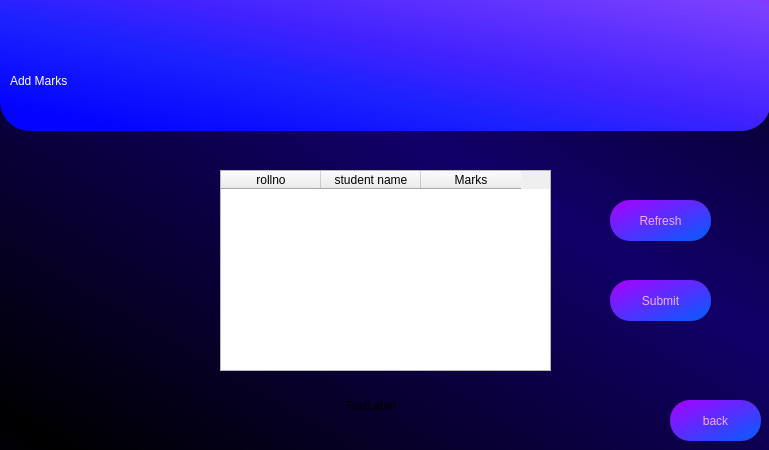
<?xml version="1.0" encoding="UTF-8"?>
<ui version="4.0">
 <class>Dialog</class>
 <widget class="QDialog" name="Dialog">
  <property name="geometry">
   <rect>
    <x>0</x>
    <y>0</y>
    <width>769</width>
    <height>450</height>
   </rect>
  </property>
  <property name="minimumSize">
   <size>
    <width>769</width>
    <height>450</height>
   </size>
  </property>
  <property name="maximumSize">
   <size>
    <width>769</width>
    <height>450</height>
   </size>
  </property>
  <property name="windowTitle">
   <string>Dialog</string>
  </property>
  <property name="styleSheet">
   <string notr="true">QDialog#Dialog{
background-color: qlineargradient(spread:reflect, x1:0.0454545, y1:0.966, x2:0.619, y2:0.386, stop:0 rgba(0, 0, 0, 255), stop:1 rgba(17, 0, 104, 255));
}</string>
  </property>
  <widget class="QLabel" name="label">
   <property name="geometry">
    <rect>
     <x>0</x>
     <y>-30</y>
     <width>771</width>
     <height>161</height>
    </rect>
   </property>
   <property name="styleSheet">
    <string notr="true">background-color: qlineargradient(spread:pad, x1:0.091, y1:0.931955, x2:1, y2:0, stop:0 rgba(3, 3, 255, 255), stop:0.289773 rgba(27, 33, 255, 255), stop:0.482955 rgba(65, 34, 255, 255), stop:0.869318 rgba(124, 64, 255, 255), stop:1 rgba(159, 25, 255, 255));
font: 240pt &quot;Terminal&quot;;
border-radius : 30px</string>
   </property>
   <property name="text">
    <string/>
   </property>
  </widget>
  <widget class="QLabel" name="label_2">
   <property name="geometry">
    <rect>
     <x>10</x>
     <y>40</y>
     <width>641</width>
     <height>81</height>
    </rect>
   </property>
   <property name="styleSheet">
    <string notr="true">font: 75 58pt &quot;Arial&quot;;
color: rgb(255, 255, 255);</string>
   </property>
   <property name="text">
    <string>Add Marks</string>
   </property>
  </widget>
  <widget class="QLabel" name="label_3">
   <property name="geometry">
    <rect>
     <x>10</x>
     <y>140</y>
     <width>601</width>
     <height>41</height>
    </rect>
   </property>
   <property name="styleSheet">
    <string notr="true">font: 75 20pt &quot;Arial&quot;;
color: rgb(255, 255, 255);</string>
   </property>
   <property name="text">
    <string/>
   </property>
  </widget>
  <widget class="QPushButton" name="back">
   <property name="geometry">
    <rect>
     <x>670</x>
     <y>400</y>
     <width>91</width>
     <height>41</height>
    </rect>
   </property>
   <property name="styleSheet">
    <string notr="true"> QPushButton{


 color: rgb(246, 172, 255);
 font: 13pt &quot;Aria bold&quot;; 
 background-color: qlineargradient(spread:pad, x1:0.994, y1:1, x2:0, y2:0,     stop:0.0227273 rgba(5, 92, 255, 255), stop:1 rgba(170, 0, 255, 255));
 border-color: rgb(170, 0, 255);
 border-radius : 20px;



}

QPushButton:hover{
 background-color: rgb(170, 85, 255);


}</string>
   </property>
   <property name="text">
    <string>back</string>
   </property>
  </widget>
  <widget class="QTableWidget" name="tableWidget">
   <property name="geometry">
    <rect>
     <x>220</x>
     <y>170</y>
     <width>331</width>
     <height>201</height>
    </rect>
   </property>
   <property name="styleSheet">
    <string notr="true">font: 10pt &quot;Arial&quot;;
</string>
   </property>
   <column>
    <property name="text">
     <string>rollno</string>
    </property>
   </column>
   <column>
    <property name="text">
     <string>student name</string>
    </property>
   </column>
   <column>
    <property name="text">
     <string>Marks</string>
    </property>
   </column>
  </widget>
  <widget class="QPushButton" name="submit">
   <property name="geometry">
    <rect>
     <x>610</x>
     <y>280</y>
     <width>101</width>
     <height>41</height>
    </rect>
   </property>
   <property name="styleSheet">
    <string notr="true"> QPushButton{


 color: rgb(246, 172, 255);
 font: 14pt &quot;Arial&quot;; 
 background-color: qlineargradient(spread:pad, x1:0.994, y1:1, x2:0, y2:0,     stop:0.0227273 rgba(5, 92, 255, 255), stop:1 rgba(170, 0, 255, 255));
 border-color: rgb(170, 0, 255);
 border-radius : 20px;



}

QPushButton:hover{
 background-color: rgb(170, 85, 255);


}</string>
   </property>
   <property name="text">
    <string>Submit</string>
   </property>
  </widget>
  <widget class="QPushButton" name="refresh">
   <property name="geometry">
    <rect>
     <x>610</x>
     <y>200</y>
     <width>101</width>
     <height>41</height>
    </rect>
   </property>
   <property name="styleSheet">
    <string notr="true"> QPushButton{


 color: rgb(246, 172, 255);
 font: 14pt &quot;Arial&quot;; 
 background-color: qlineargradient(spread:pad, x1:0.994, y1:1, x2:0, y2:0,     stop:0.0227273 rgba(5, 92, 255, 255), stop:1 rgba(170, 0, 255, 255));
 border-color: rgb(170, 0, 255);
 border-radius : 20px;



}

QPushButton:hover{
 background-color: rgb(170, 85, 255);


}</string>
   </property>
   <property name="text">
    <string>Refresh</string>
   </property>
  </widget>
  <widget class="QLabel" name="message_label">
   <property name="geometry">
    <rect>
     <x>140</x>
     <y>380</y>
     <width>461</width>
     <height>51</height>
    </rect>
   </property>
   <property name="text">
    <string>TextLabel</string>
   </property>
   <property name="alignment">
    <set>Qt::AlignCenter</set>
   </property>
  </widget>
 </widget>
 <resources/>
 <connections/>
</ui>
